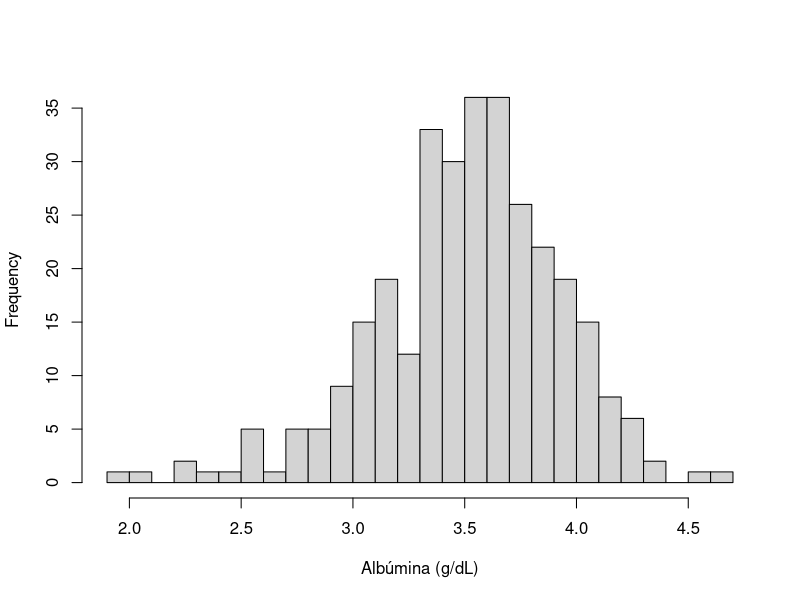

Write the R code that produced this figure.
## ---- chunk 1
#| echo: true
library(survival)
d <- pbc[!is.na(pbc$trt), ]                    # los 312 pacientes del ensayo
d$sexo <- factor(d$sex, c("m", "f"), c("Hombre", "Mujer"))

# Descripción por grupo: n, media y desviación estándar
aggregate(albumin ~ sexo, data = d,
          FUN = function(x) round(c(n = length(x), media = mean(x), DE = sd(x)), 2))
## ---- chunk 2
#| echo: true
hist(d$albumin, breaks = 25, main = "", xlab = "Albúmina (g/dL)")   # ¿muy asimétrica?
## ---- chunk 3
#| echo: true
t.test(albumin ~ sexo, data = d)               # Welch por defecto
